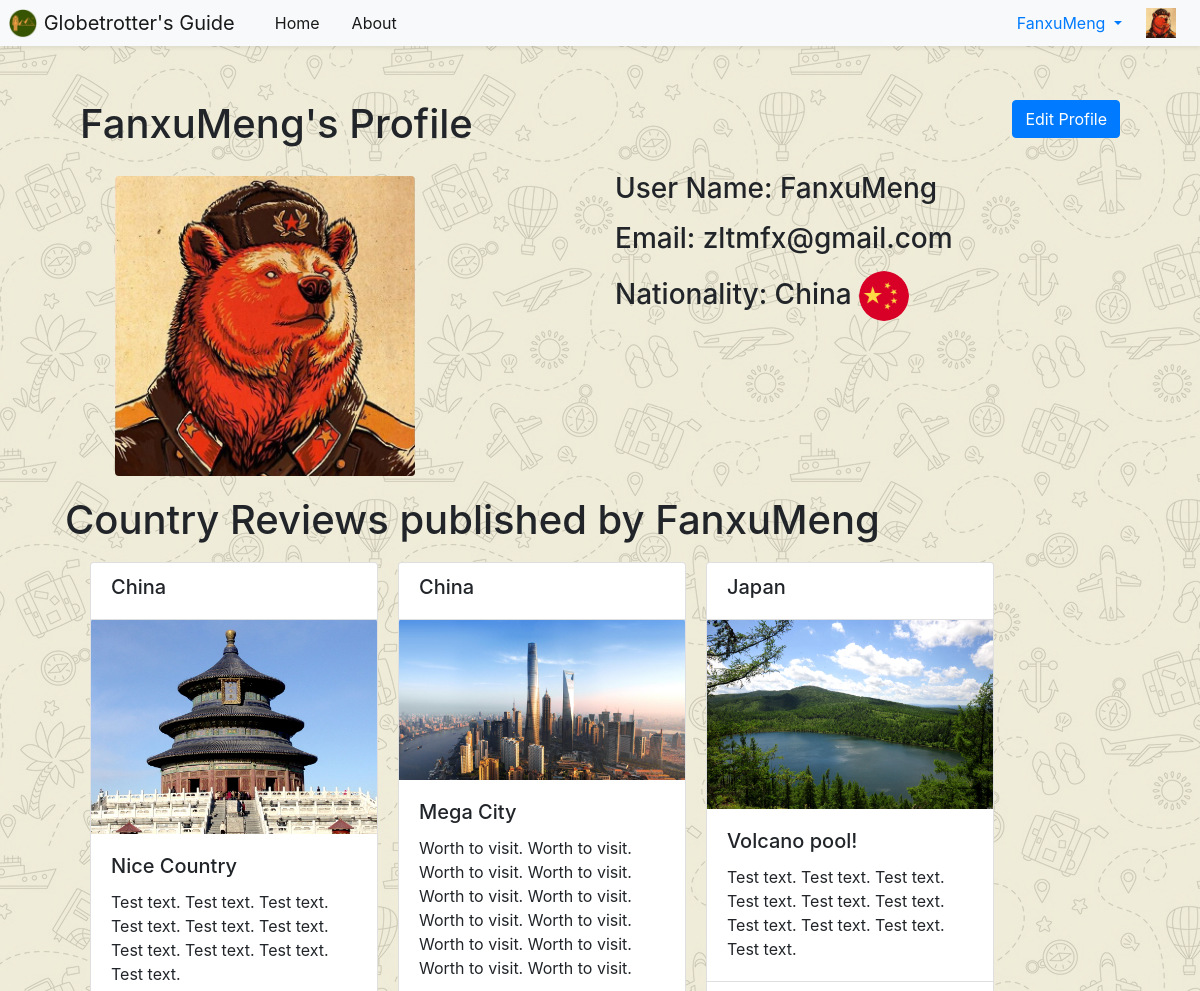
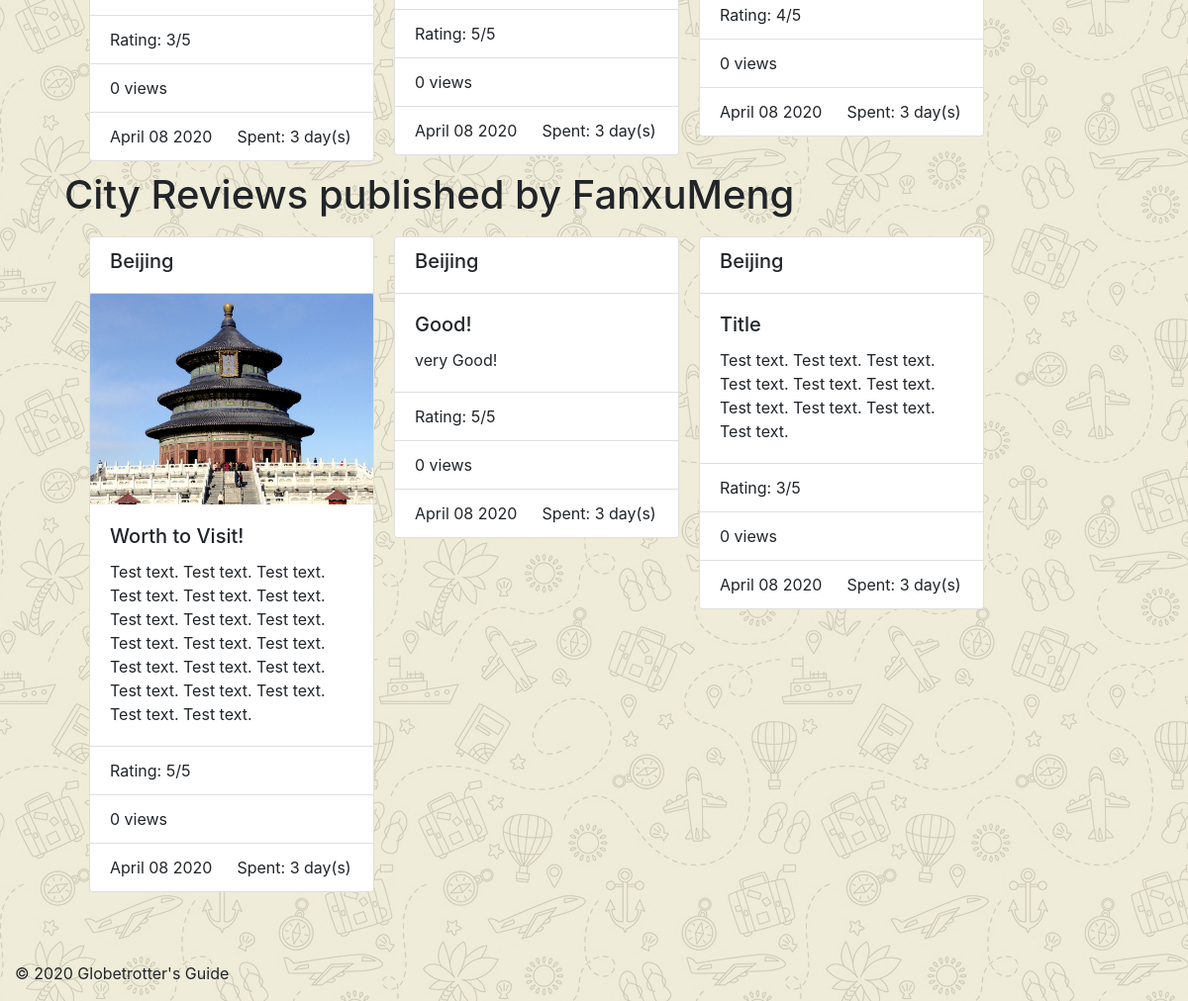
Screenshot of /GlobetrottersGuide/user/FanxuMeng/ (signed in) with the database file from the repository (2 pictures, top to bottom).
### GlobetrottersGuide/models.py (models this page shows, shortened)
class UserProfile(models.Model):
    user = models.OneToOneField(User, on_delete=models.CASCADE)
    picture = models.ImageField(upload_to='profile_images', blank=True)
    nationality = models.ForeignKey(Country, on_delete=models.CASCADE, blank=True)

class Country(models.Model):
    NAME_MAX_LENGTH = 128
    continent = models.ForeignKey(Continent, on_delete=models.CASCADE)
    name = models.CharField(max_length=128, unique=True)
    views = models.IntegerField(default=0)
    likes = models.IntegerField(default=0)
    flag = models.ImageField(upload_to='flags',blank=True)
    slug = models.SlugField(unique=True)
    reviewNum = 0
    class Meta:
        verbose_name_plural = 'Countries'

class countryReview(models.Model):
    TEXT_MAX_LENGTH = 2000
    RATING_CHOICES = (
        (1, '1'),
        (2, '2'),
        (3, '3'),
        (4, '4'),
        (5, '5'),
    )
    user = models.ForeignKey(User, on_delete=models.CASCADE)
    belong_country = models.ForeignKey(Country, on_delete=models.CASCADE)
    publish_date = models.DateTimeField('date published')
    views = models.IntegerField(default=0)
    likes = models.IntegerField(default=0)
    timeSpent = models.DurationField(blank=False)
    image = models.ImageField(upload_to='review_images', blank=True)
    title = models.CharField(max_length=128, default='Title')
    text = models.TextField(max_length=2000, blank=False)
    rating = models.IntegerField(choices=RATING_CHOICES)

class cityReview(models.Model):
    TEXT_MAX_LENGTH = 2000
    RATING_CHOICES = (
        (1, '1'),
        (2, '2'),
        (3, '3'),
        (4, '4'),
        (5, '5'),
    )
    user = models.ForeignKey(User, on_delete=models.CASCADE)
    belong_city = models.ForeignKey(City, on_delete=models.CASCADE)
    publish_date = models.DateTimeField('date published')
    views = models.IntegerField(default=0)
    likes = models.IntegerField(default=0)
    timeSpent = models.DurationField(blank=False)
    image = models.ImageField(upload_to='review_images', blank=True)
    title = models.CharField(max_length=128, default='Title')
    text = models.TextField(max_length=2000, blank=False)
    rating = models.IntegerField(choices=RATING_CHOICES)

class City(models.Model):
    NAME_MAX_LENGTH = 128
    country = models.ForeignKey(Country, on_delete=models.CASCADE)
    name = models.CharField(max_length=128, unique=True)
    views = models.IntegerField(default=0)
    likes = models.IntegerField(default=0)
    slug = models.SlugField(unique=True)
    reviewNum = 0
    class Meta:
        verbose_name_plural = 'Cities'

### GlobetrottersGuide/views.py (the view)
def showUserProfile(request, username):
    context_dict = {}
    user = User.objects.get(username=username)
    context_dict['user'] = user
    try:
        userProfile = UserProfile.objects.get(user=user)
        context_dict['userProfile'] = userProfile
    except UserProfile.DoesNotExist:
        return redirect(reverse('GlobetrottersGuide:EditProfile',
                                kwargs={'username': user.username}))
    try:
        countryReview_list = countryReview.objects.filter(user=user)
        context_dict['country_reviews'] = countryReview_list
    except countryReview.DoesNotExist:
        context_dict['country_reviews'] = None
    try:
        cityReview_list = cityReview.objects.filter(user=user)
        context_dict['city_reviews'] = cityReview_list
    except cityReview.DoesNotExist:
        context_dict['city_reviews'] = None
    return render(request, 'GlobetrottersGuide/UserProfile.html', context=context_dict)

### templates/GlobetrottersGuide/UserProfile.html
<!DOCTYPE html>
{% extends 'GlobetrottersGuide/base.html' %}
{% load staticfiles %}
{% block title_block%}
    <div class="row">
        <div class="col">
        <h1>{{ user.username }}'s Profile</h1>
        </div>
        {% if user.is_authenticated %}
        <div class="col">
            <a role="button" class="btn btn-primary" href="{% url 'GlobetrottersGuide:EditProfile' user.username %}" style="float:right">Edit Profile</a>
        </div>
        {% endif %}
    </div>
{% endblock %}
{% block body_block %}
    <div class="container">
        <div class="row">
            <div class="col">
                    <img class="rounded" src="{{ userProfile.picture.url }}" alt="No Image" style="width:300px;height:300px;margin:20px">
            </div>
            <div class="col">
                <p><h3>User Name: {{ user.username }}</h3></p>
                <p><h3>Email: {{ user.email }}</h3></p>
                <div><h3>Nationality: {{ userProfile.nationality.name }}
                {% with 'flags/'|add:userProfile.nationality.slug|add:'.png' as img %}
                <span><img class="rounded-circle" src="{% static img %}" style="width:50px;height:50px;" alt=""/></span>
                {% endwith %}
                </h3>
                </div>
            </div>
        </div>
    </div>
    <div class="row" style="width:100%;">
    <h1>Country Reviews published by {{ user.username }}</h1>
    </div>
    {% if country_reviews or city_reviews %}
    {% for review in country_reviews %}
        <div class="card" style="width: 18rem;margin:10px;float:left;">
            <ul class="list-group list-group-flush">
                <li class="list-group-item">
                    <h5>{{ review.belong_country.name }}</h5>
                </li>
            </ul>
            {% if review.image %}
            <img src="{{ review.image.url }}" class="card-img-top" alt="No Image">
            {% endif %}
            <div class="card-body">
                <h5 class="card-title">{{ review.title }}</h5>
                <p class="card-text">{{ review.text }}</p>
            </div>
            <ul class="list-group list-group-flush">
                <li class="list-group-item">
                    Rating: {{ review.rating }}/5
                </li>
                <li class="list-group-item">{{ review.views }} views</li>
                <li class="list-group-item">{{ review.publish_date | date:"F d Y" }} &emsp; Spent: {{ review.timeSpent.days }} day(s)</li>
            </ul>
        </div>
    {% endfor %}
    {% else %}
    <p style="float:left;margin:10px"><h2>No country review.</h2></p>
    {% endif %}
    <div class="row" style="width:100%;">
    <h1>City Reviews published by {{ user.username }}</h1>
    </div>
    {% if city_reviews %}
        {% for review in city_reviews %}
        <div class="card" style="width: 18rem;margin:10px;float:left;">
            <ul class="list-group list-group-flush">
                <li class="list-group-item">
                    <h5>{{ review.belong_city.name }}</h5>
                </li>
            </ul>
            {% if review.image %}
            <img src="{{ review.image.url }}" class="card-img-top" alt="No Image">
            {% endif %}
            <div class="card-body">
                <h5 class="card-title">{{ review.title }}</h5>
                <p class="card-text">{{ review.text }}</p>
            </div>
            <ul class="list-group list-group-flush">
                <li class="list-group-item">
                    Rating: {{ review.rating }}/5
                </li>
                <li class="list-group-item">{{ review.views }} views &emsp; </li>
                <li class="list-group-item">{{ review.publish_date | date:"F d Y" }} &emsp; Spent: {{ review.timeSpent.days }} day(s)</li>
            </ul>
        </div>
    {% endfor %}
    {% else %}
        <p style="float:left;margin:10px"><h2>No city review.</h2></p>
    {% endif %}
{% endblock %}

### templates/GlobetrottersGuide/base.html (shortened to what this page needs)
<!DOCTYPE html>
{% load staticfiles %}
{% load gtg_template_tags %}
<html lang="en">
    <head>
    <link href="https://getbootstrap.com/docs/4.2/dist/css/bootstrap.min.css" rel="stylesheet">
    <link href="{%  static 'css/base-style.css' %}" rel="stylesheet">
    </head>
    <body>
        <header>
            <nav class="navbar navbar-expand-md navbar-light fixed-top bg-light p-0 shadow-sm">
                <a class="navbar-brand p-2" href="{% url 'GlobetrottersGuide:HomePage' %}">
                    <img src="{% static 'images/gtg_logo.ico' %}" width="30" height="30" class="d-inline-block align-top" alt="">
                    Globetrotter's Guide
                </a>
                    <div class="collapse navbar-collapse" id="navbarNavDropdown">
                        <ul class="navbar-nav mr-auto">
                            <li class="nav-item active"><a class="nav-link" style="padding:8px 16px 8px 16px;" href="{% url 'GlobetrottersGuide:HomePage' %}">Home</a></li>
                            <li class="nav-item active"><a class="nav-link" style="padding:8px 16px 8px 16px;" href="{% url 'GlobetrottersGuide:about' %}">About</a></li>
                        </ul>
                        {% if user.is_authenticated %}
                            <ul class="nav-item dropdown" style="margin:0;padding:0;">
                                <a class="nav-link dropdown-toggle" href="#" data-toggle="dropdown"
                                   aria-labelledby="navbarDropdownMenuLink" role="button">{{ user.username }}
                                </a>
                            </ul>
                            <a class="navbar-brand p-2" href="{% url 'GlobetrottersGuide:UserProfile' user.username %}">
                            <img src="{{ userProfile.picture.url }}" width="30" height="30" class="d-inline-block align-top" alt="">
                            </a>
                        {% else %}
                            <div style="position:relative; right:50px">
                            <a class="btn btn-outline-success" href="{% url 'auth_login' %}" style="margin:10px 0px 10px 70px" >Login</a>
                            <a class="btn btn-outline-primary" href="{% url 'registration_register' %}" style="margin: 10px 20px 10px 0px;" >Sign up</a>
                            </div>
                        {% endif %}
                    </div>
            </nav>
        </header>
        <div class="container-fluid">
            <div class="row" style="margin: 100px 50px 100px 50px;">
                <main role="main" class="col-md">
                    {% block title_block %}{% endblock %}
                    {% block body_block %}{% endblock %}
                </main>
            </div>
        </div>
        <div>
            <footer class="container" style="position:fixed;bottom:0"><p>&copy; 2020 Globetrotter's Guide </p></footer>
        </div>
    </body>
</html>

### static/css/base-style.css (style rules this page uses)
body { background-image: url("background-bwy.png"); background-color: #cccccc; }

### rows the page displays
UserProfile: picture (picture), nationality.name "China"
countryReview: belong_country.name "China", image (picture), title "Nice Country", text "Test text. Test text. Test text. Test text. Test text. Test text. Test text. Test text. Test text. Test text.", rating "3", views "0", publish_date "April 08 2020", timeSpent.days "3"
countryReview: belong_country.name "China", image (picture), title "Mega City", text "Worth to visit. Worth to visit. Worth to visit. Worth to visit. Worth to visit. Worth to visit. Worth to visit. Worth to visit. Worth to visit. Worth to visit. Worth to visit. Worth to visit.", rating "5", views "0", publish_date "April 08 2020", timeSpent.days "3"
countryReview: belong_country.name "Japan", image (picture), title "Volcano pool!", text "Test text. Test text. Test text. Test text. Test text. Test text. Test text. Test text. Test text. Test text.", rating "4", views "0", publish_date "April 08 2020", timeSpent.days "3"
cityReview: belong_city.name "Beijing", image (picture), title "Worth to Visit!", text "Test text. Test text. Test text. Test text. Test text. Test text. Test text. Test text. Test text. Test text. Test text. Test text. Test text. Test text. Test text. Test text. Test text. Test text. Test text. Test text.", rating "5", views "0", publish_date "April 08 2020", timeSpent.days "3"
cityReview: belong_city.name "Beijing", title "Good!", text "very Good!", rating "5", views "0", publish_date "April 08 2020", timeSpent.days "3"
cityReview: belong_city.name "Beijing", title "Title", text "Test text. Test text. Test text. Test text. Test text. Test text. Test text. Test text. Test text. Test text.", rating "3", views "0", publish_date "April 08 2020", timeSpent.days "3"

### other values shown
{{ user.username }} "FanxuMeng"
{{ user.email }} "zltmfx@gmail.com"
